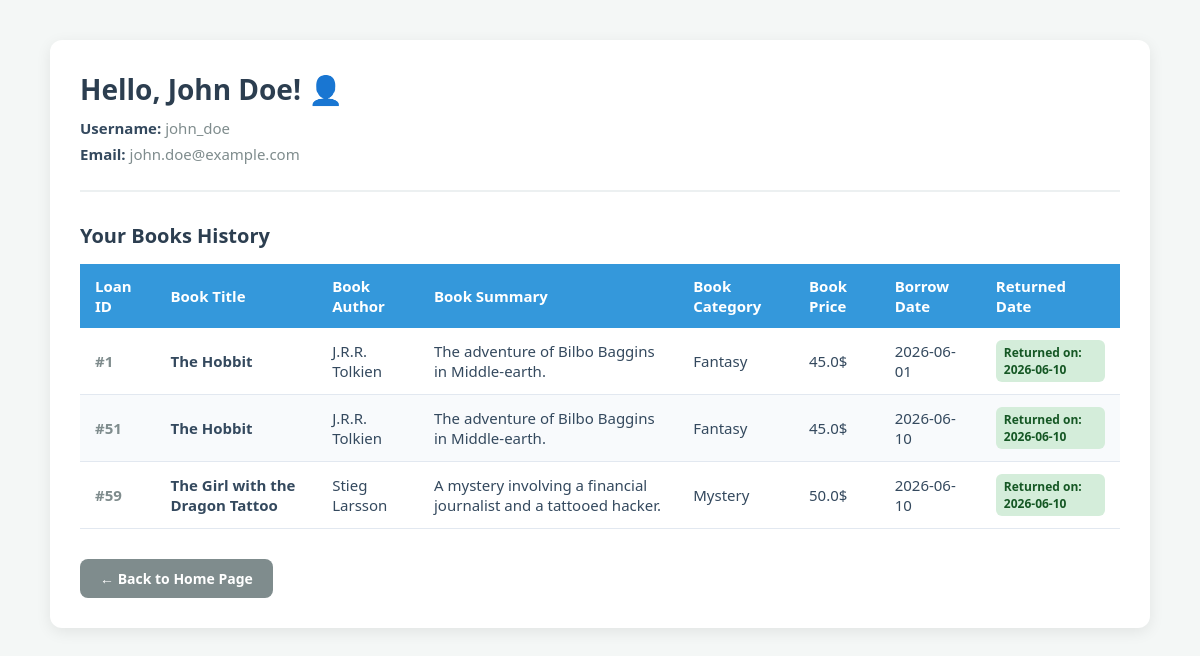
Screenshot of /profile (signed in) with the database file from the repository.
### tables this page shows
CREATE TABLE Users (
    id_user INTEGER PRIMARY KEY,
    username TEXT UNIQUE NOT NULL,
    email TEXT UNIQUE NOT NULL,
    password TEXT NOT NULL, 
    full_name TEXT NOT NULL
);

CREATE TABLE Loans (
    id INTEGER PRIMARY KEY,
    id_user INTEGER NOT NULL,
    book_id INTEGER NOT NULL,
    borrow_date TEXT NOT NULL,       
    return_due_date TEXT NOT NULL,   
    actual_return_date TEXT,         
    FOREIGN KEY (id_user) REFERENCES Users(id_user),
    FOREIGN KEY (book_id) REFERENCES Books(id)
);

CREATE TABLE Books (
    id INTEGER PRIMARY KEY,
    title TEXT NOT NULL,
    author TEXT NOT NULL,
    summary TEXT,
    category TEXT,
    price REAL,
    rating REAL
);

### routers/users.py (the view)
@router.get("/profile")
def get_profile(request:Request):
    user_id = request.cookies.get("id_user")
    if user_id is None:
        return RedirectResponse(url="/", status_code=303)
    conn = sqlite3.connect("library.db")
    cursor = conn.cursor()
    cursor.execute(""" select full_name, username, email
                        from Users
                        where id_user = ?
                        """, (user_id,))
    user = cursor.fetchone()
    if user is None:
        return templates.TemplateResponse(request, "index.html", {"Message": "User not found"})
    cursor.execute(""" select l.id,
                              b.title,
                              b.author,
                              b.summary,
                              b.category,
                              b.price,
                              l.borrow_date,
                              l.actual_return_date
                        from Loans as l
                        inner join Books as b
                        on b.id = l.book_id
                        where l.id_user = ? """ ,(user_id,))
    books = cursor.fetchall()
    conn.close()
    return templates.TemplateResponse(request, "profile.html" ,
                                      {
                                        "full_name": user[0],
                                         "username": user[1],
                                          "email" : user[2],
                                           "books": books })

### templates/profile.html (shortened to what this page needs)
<!DOCTYPE html>
<html>
<head>
</head>
<body>
    <div class="profile-container">
        <div class="user-info">
            <h1>Hello, {{full_name}}! 👤</h1>
            <p><strong>Username:</strong> {{username}}</p>
            <p><strong>Email:</strong> {{email}}</p>
        </div>
        <h2>Your Books History</h2>
        {% if books %}
        <table>
            <thead>
                <tr>
                    <th>Loan ID</th>
                    <th>Book Title</th>
                    <th>Book Author</th>
                    <th>Book Summary</th>
                    <th>Book Category</th>
                    <th>Book Price</th>
                    <th>Borrow Date</th>
                    <th>Returned Date</th>
                </tr>
            </thead>
            <tbody>
                {% for book in books %}
                <tr>
                    <td><span style="color: #7f8c8d; font-weight: bold;">#{{book[0]}}</span></td>
                    <td><strong>{{book[1]}}</strong></td>
                    <td>{{book[2]}}</td>
                    <td>{{book[3]}}</td>
                    <td>{{book[4]}}</td>
                    <td>{{book[5]}}$</td>
                    <td>{{book[6]}}</td>
                    <td>
                        {% if book[7] %}
                            <span class="status-tag status-returned">Returned on: {{book[7]}}</span>
                        {% else %}
                            <form action="/loans/return-confirm" method="POST" class="return-form">
                                <input type="hidden" name="loan_id" value="{{ book[0] }}">
                                <input type="hidden" name="book_title" value="{{ book[1] }}">
                                <button type="submit" class="return-btn">↩️ Return Book</button>
                            </form>
                        {% endif %}
                    </td>
                </tr>
                {% endfor %}
            </tbody>
        </table>
        {% else %}
            <p class="no-history">No book history found for this account yet.</p>
        {% endif %}
        <a href="/" class="back-btn">← Back to Home Page</a>
    </div>
</body>
</html>

### templates/profile.html (style rules this page uses)
body { font-family: 'Segoe UI', Tahoma, Geneva, Verdana, sans-serif; background-color: #f4f7f6; margin: 0; padding: 40px 20px; color: #2c3e50; display: flex; flex-direction: column; align-items: center; }
.profile-container { background-color: white; padding: 30px; border-radius: 12px; box-shadow: 0 4px 15px rgba(0, 0, 0, 0.08); max-width: 1100px; width: 100%; box-sizing: border-box; }
.user-info { border-bottom: 2px solid #ecf0f1; padding-bottom: 20px; margin-bottom: 30px; }
.user-info h1 { margin: 0 0 10px 0; color: #2c3e50; font-size: 28px; }
.user-info p { margin: 6px 0; color: #7f8c8d; font-size: 15px; }
.user-info strong { color: #34495e; }
h2 { color: #2c3e50; font-size: 20px; margin-bottom: 15px; }
table { width: 100%; border-collapse: collapse; margin-top: 10px; font-size: 15px; text-align: left; }
th { background-color: #3498db; color: white; padding: 12px 15px; font-weight: 600; }
td { padding: 12px 15px; border-bottom: 1px solid #e2e8f0; color: #34495e; vertical-align: middle; }
tr:nth-child(even) { background-color: #f8fafc; }
.status-tag { padding: 4px 8px; border-radius: 6px; font-size: 12px; font-weight: bold; display: inline-block; }
.status-returned { background-color: #d4edda; color: #155724; }
.back-btn { display: inline-block; margin-top: 30px; background-color: #7f8c8d; color: white; text-decoration: none; padding: 10px 20px; border-radius: 8px; font-weight: bold; font-size: 14px; transition: background-color 0.3s ease; }

### rows the page displays
Users: full_name "John Doe", username "john_doe", email "john.doe@example.com"
Loans: id "1", title "The Hobbit", author "J.R.R. Tolkien", summary "The adventure of Bilbo Baggins in Middle-earth.", category "Fantasy", price "45.0", borrow_date "2026-06-01", actual_return_date "2026-06-10"
Loans: id "51", title "The Hobbit", author "J.R.R. Tolkien", summary "The adventure of Bilbo Baggins in Middle-earth.", category "Fantasy", price "45.0", borrow_date "2026-06-10", actual_return_date "2026-06-10"
Loans: id "59", title "The Girl with the Dragon Tattoo", author "Stieg Larsson", summary "A mystery involving a financial journalist and a tattooed hacker.", category "Mystery", price "50.0", borrow_date "2026-06-10", actual_return_date "2026-06-10"
